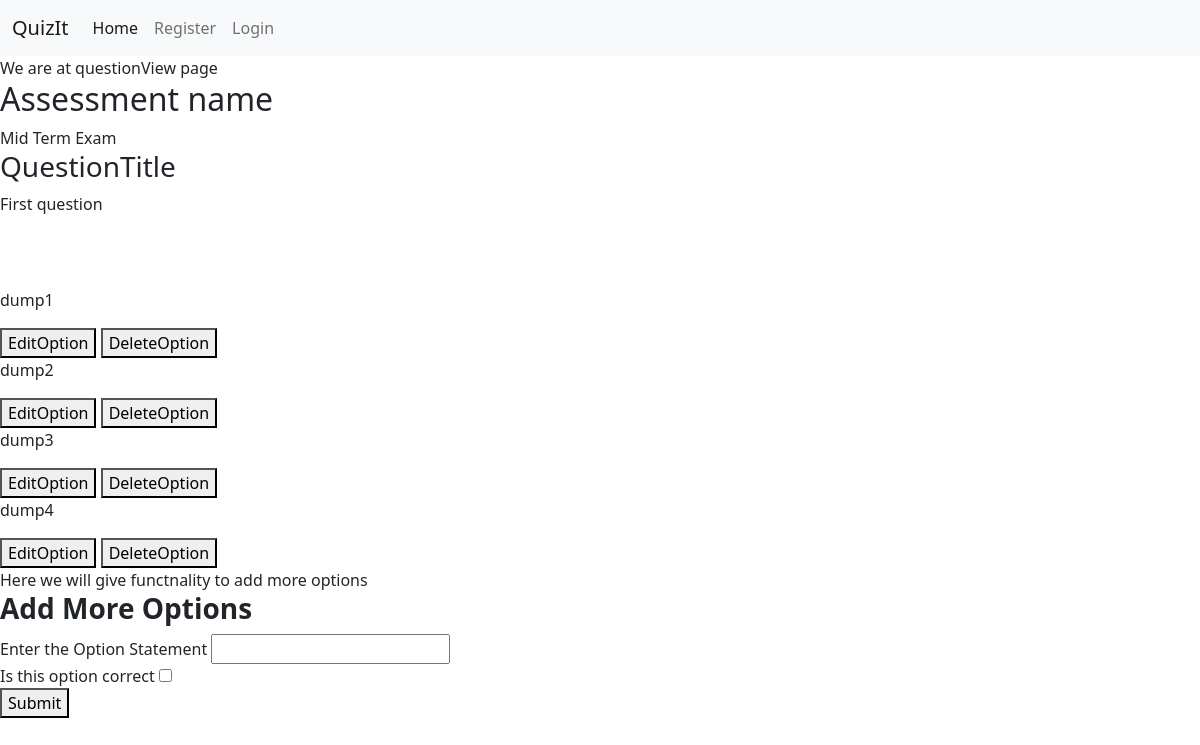
The app's page /questionView/18/, older data.
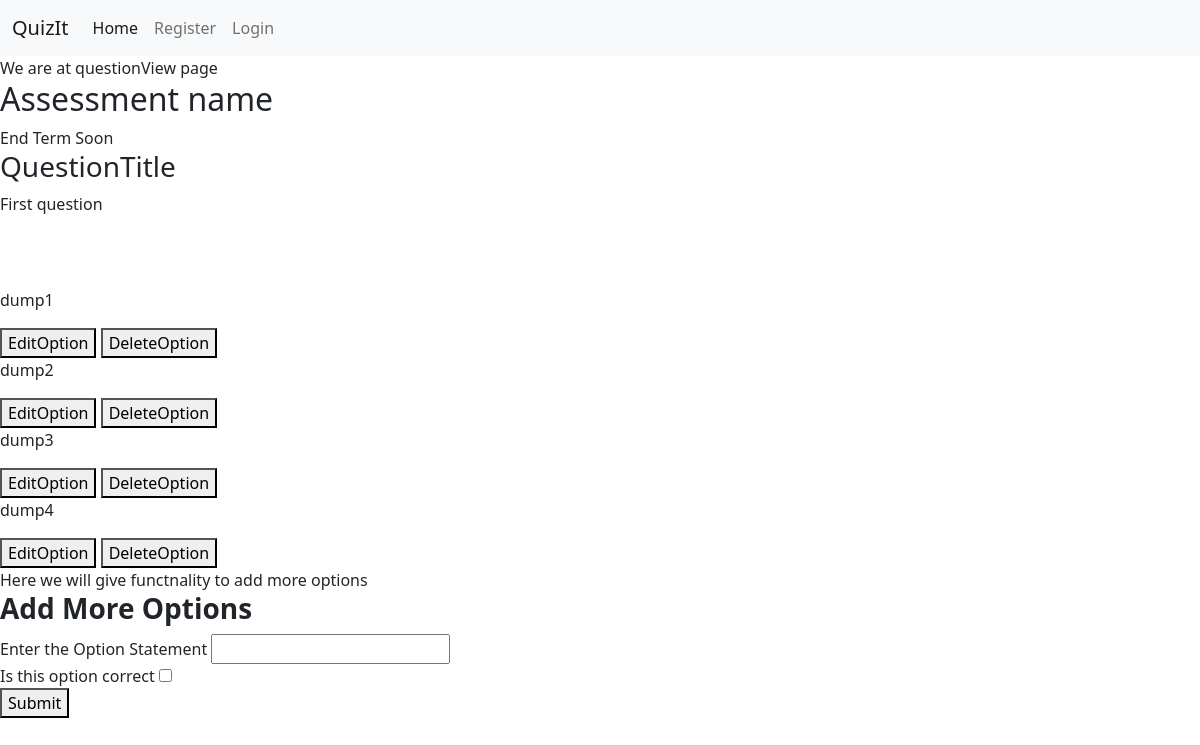
The same page, newer data.
### quiz/models.py (models this page shows)
class QuestionSet(models.Model):
    assessment = models.ForeignKey(
        Assessment, null=False, on_delete=models.CASCADE)
    section = models.ForeignKey(Section, null=False, on_delete=models.CASCADE)
    questionTitle = models.CharField(
        max_length=1023, default="question statement")
    mark = models.IntegerField()
    multiChoice = models.BooleanField(default=False)
    def __str__(self):
        return(str(self.assessment) + " - " + self.questionTitle)

class Assessment(models.Model):
    user = models.ForeignKey(User, null=False, on_delete=models.CASCADE)
    name = models.CharField(max_length=255, default="Exam")
    duration = models.IntegerField(default=1)
    time = models.DateTimeField(auto_now_add=True)
    released = models.BooleanField(default=False)
    def __str__(self):
        return(self.name)

class OptionSet(models.Model):
    Question = models.ForeignKey(
        QuestionSet, null=True, on_delete=models.CASCADE)
    optionStatement = models.CharField(
        max_length=1023, default="No Statement Provided")
    correct = models.BooleanField(default=False)
    def __str__(self):
        return(self.optionStatement)

### quiz/views.py (the view, shortened to what this page needs)
# urls.py: path('questionView/<int:pk>/', questionView, name="questionView"),
def questionView(request, pk):
    print(pk)
    findQuestion = QuestionSet.objects.filter(id=pk)
    print(findQuestion[0])
    options = OptionSet.objects.filter(Question=findQuestion[0])
    print(options)
    return render(request, 'questionView.html', {'question': findQuestion, 'options': options})

### quiz/templates/questionView.html (shortened to what this page needs)
{% extends 'base.html' %} {% block content %} We are at questionView page
<br />
{% for info in question %}
<h2>Assessment name</h2>
{{info.assessment}}
<br />
<h3>QuestionTitle</h3>
{{info.questionTitle}}
<br />
{{info.information}} {% endfor %}
<br />
<br />
<br />
{% for opt in options %}
<div>
  <p>{{opt}}</p>
  <button>EditOption</button>
  <a href="/optionDelete/{{opt.id}}/">
    <button>DeleteOption</button>
  </a>
</div>
{% endfor %} Here we will give functnality to add more options <br />
<h3>
  <b> Add More Options </b>
</h3>
<form action="" method="POST">
  <label for="text" name="addOption">Enter the Option Statement</label>
  <input id="optionStatement" type="text" name="optionStatement" required />
  <br />
  <label for="checkbox">Is this option correct</label>
  <input id="optionCheckbox" type="checkbox" name="optionCheckbox" />
  <br />
  <button type="submit">Submit</button>
</form>
{% endblock content %}

### quiz/templates/base.html (shortened to what this page needs)
<!DOCTYPE html>
<html lang="en">
  <head>
    <link href="https://cdn.jsdelivr.net/npm/bootstrap@5.0.2/dist/css/bootstrap.min.css" rel="stylesheet">
  </head>
  <body>
    <nav class="navbar navbar-expand-lg navbar-light bg-light">
      <div class="container-fluid">
        <a class="navbar-brand" href="/">QuizIt</a>
        <div class="collapse navbar-collapse" id="navbarSupportedContent">
          <ul class="navbar-nav me-auto mb-2 mb-lg-0">
            <li class="nav-item">
              <a class="nav-link active" aria-current="page" href="/">Home</a>
            </li>
            {% if user.is_authenticated %}
                <li class="nav-item">
                  <a class="nav-link" href="{% url 'edit_profile' %}">Edit Profile</a>
                </li>
                <li class="nav-item">
                  <a class="nav-link" href="{% url 'logout' %}">Logout</a>
                </li>
                <li class="nav-item">
                  <a class="nav-link" href="{% url 'assessments' %}">Assessment</a>
                </li>
                {% else %}
                <li class="nav-item">
                  <a class="nav-link" href="{% url 'register' %}">Register</a>
                </li>
                <li class="nav-item">
                  <a class="nav-link" href="{% url 'login' %}">Login</a>
                </li>
                {% endif %}
          </ul>
        </div>
      </div>
    </nav>
    {% block content %}{% endblock content %}
  </body>
</html>

Row changes from the older to the newer data that the page shows:
changed through a linked row, QuestionSet "First question": assessment "Mid Term Exam" → "End Term Soon"
